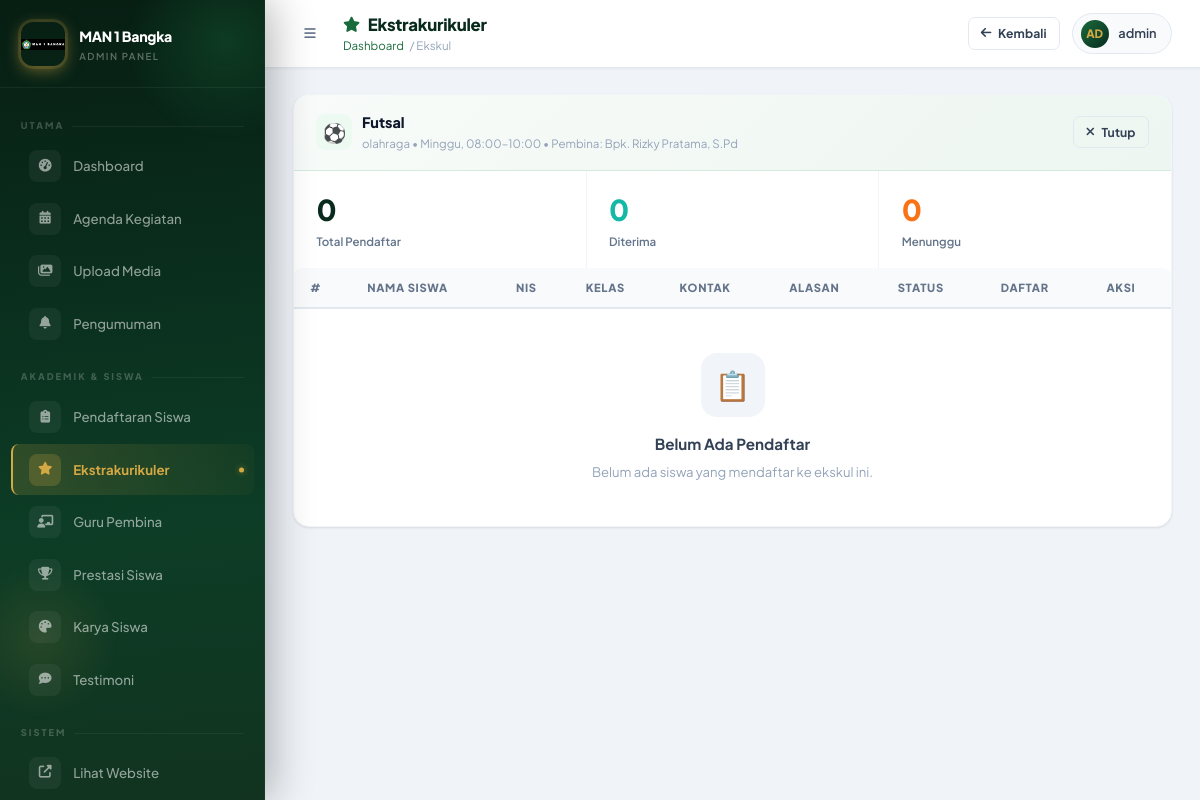
Before: /admin/ekskul.php?view=7 (signed in) with the older database file.
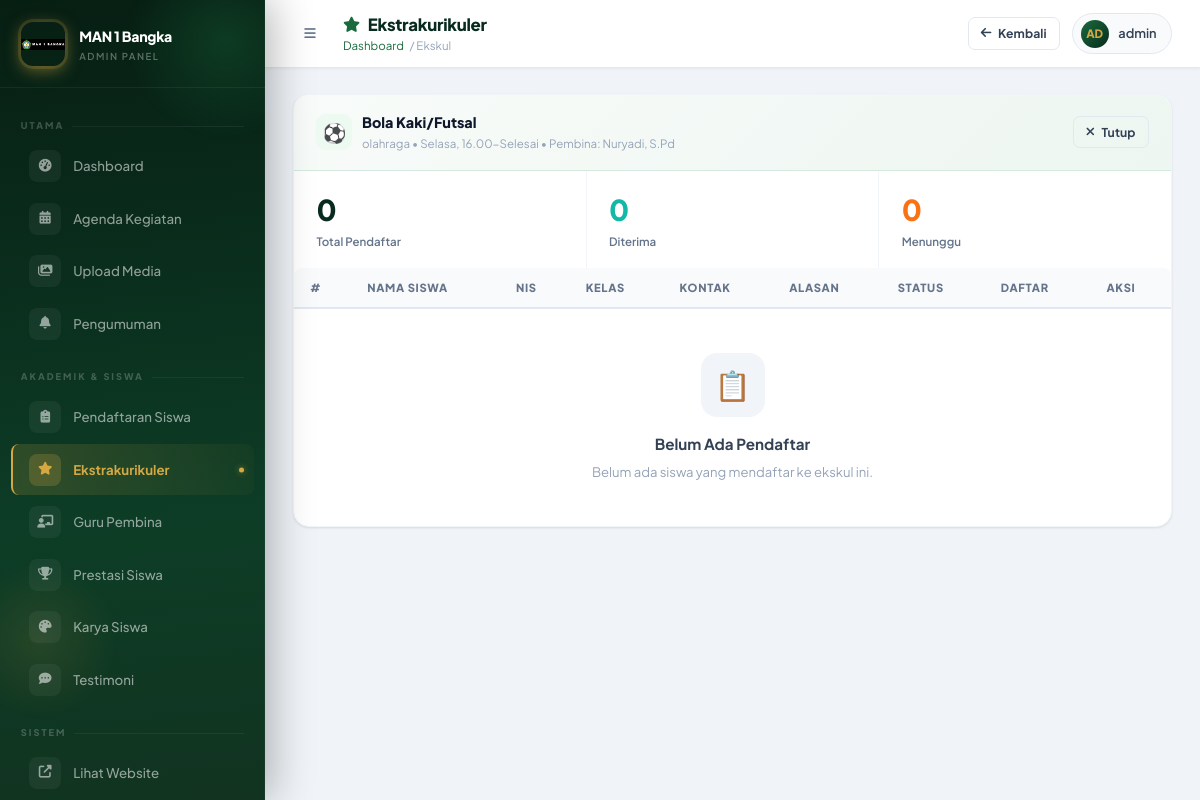
After: the same page with the newer database file.
### tables this page shows
CREATE TABLE `ekstrakurikuler` (
  `id` int NOT NULL,
  `nama` varchar(255) NOT NULL,
  `deskripsi` text,
  `kategori` enum('olahraga','seni','akademik','keagamaan','teknologi','lainnya') DEFAULT 'lainnya',
  `jadwal` varchar(255) DEFAULT NULL,
  `tempat` varchar(255) DEFAULT NULL,
  `pembina_id` int DEFAULT NULL,
  `kuota` int DEFAULT NULL,
  `created_at` timestamp NULL DEFAULT CURRENT_TIMESTAMP
);

CREATE TABLE `kontak_pembina` (
  `id` int NOT NULL,
  `nama` varchar(255) NOT NULL,
  `jabatan` varchar(100) DEFAULT NULL,
  `email` varchar(100) DEFAULT NULL,
  `no_hp` varchar(20) DEFAULT NULL,
  `bidang` varchar(255) DEFAULT NULL,
  `foto` varchar(255) DEFAULT NULL,
  `created_at` timestamp NULL DEFAULT CURRENT_TIMESTAMP
);

### admin/ekskul.php (the view, shortened to what the changed rows need)
<?php
require '../php/config.php'; ?>
<?php
$viewEkskul = null;
$pendaftar = [];
if (isset($_GET['view'])) {
  $s = $pdo->prepare("SELECT e.*,k.nama as nama_pembina FROM ekstrakurikuler e LEFT JOIN kontak_pembina k ON e.pembina_id=k.id WHERE e.id=?");
  $s->execute([(int)$_GET['view']]);
  $viewEkskul = $s->fetch(PDO::FETCH_ASSOC);
  if ($viewEkskul) {
    $pendaftar = $pdo->prepare("SELECT * FROM pendaftaran_ekskul WHERE ekstrakurikuler_id=? ORDER BY created_at DESC");
    $pendaftar->execute([(int)$_GET['view']]);
    $pendaftar = $pendaftar->fetchAll(PDO::FETCH_ASSOC);
  }
}
$catIcon = ['olahraga' => '⚽', 'seni' => '🎨', 'akademik' => '📚', 'keagamaan' => '🕌', 'teknologi' => '💻', 'lainnya' => '🌟'];
?>
<!DOCTYPE html>
<html lang="id">
<head>
  <link rel="stylesheet" href="https://cdnjs.cloudflare.com/ajax/libs/font-awesome/6.4.0/css/all.min.css" />
  <link rel="stylesheet" href="assets/admin.css" />
</head>
<body>
  <main class="admin-main">
    <div class="page-content">
      <?php if ($viewEkskul): ?>
        <div class="admin-card anim-fade-up">
          <div class="card-header">
            <div class="card-header-left">
              <div class="card-header-icon" style="font-size:1.2rem;background:var(--primary-light);">
                <?= $catIcon[$viewEkskul['kategori']] ?? '⭐' ?>
              </div>
              <div>
                <div class="card-header-title"><?= htmlspecialchars($viewEkskul['nama']) ?></div>
                <div class="card-header-sub">
                  <?= htmlspecialchars($viewEkskul['kategori']) ?>
                  <?php if ($viewEkskul['jadwal']): ?>&bull; <?= htmlspecialchars($viewEkskul['jadwal']) ?><?php endif; ?>
                  <?php if ($viewEkskul['nama_pembina']): ?>&bull; Pembina: <?= htmlspecialchars($viewEkskul['nama_pembina']) ?><?php endif; ?>
                </div>
              </div>
            </div>
            <a href="ekskul.php" class="btn btn-outline btn-sm"><i class="fas fa-times"></i> Tutup</a>
          </div>
          <div style="display:grid;grid-template-columns:repeat(3,1fr);gap:1px;background:var(--gray-100);">
            <?php
            $total = count($pendaftar);
            $diterima = count(array_filter($pendaftar, fn($p) => $p['status'] === 'diterima'));
            $menunggu = count(array_filter($pendaftar, fn($p) => $p['status'] === 'menunggu'));
            foreach (
              [
                ['label' => 'Total Pendaftar', 'val' => $total, 'color' => 'var(--primary)', 'bg' => 'var(--primary-light)'],
                ['label' => 'Diterima', 'val' => $diterima, 'color' => 'var(--teal)', 'bg' => 'var(--teal-bg)'],
                ['label' => 'Menunggu', 'val' => $menunggu, 'color' => 'var(--orange)', 'bg' => 'var(--orange-bg)'],
              ] as $s
            ): ?>
              <div style="padding:1.1rem 1.4rem;background:var(--white);">
                <div style="font-size:1.8rem;font-weight:800;color:<?= $s['color'] ?>;"><?= $s['val'] ?></div>
                <div style="font-size:.72rem;font-weight:600;color:var(--gray-500);margin-top:.1rem;"><?= $s['label'] ?></div>
              </div>
            <?php endforeach; ?>
          </div>
          <div class="table-wrap">
            <table class="admin-table">
              <thead>
                <tr>
                  <th>#</th>
                  <th>Nama Siswa</th>
                  <th>NIS</th>
                  <th>Kelas</th>
                  <th>Kontak</th>
                  <th>Alasan</th>
                  <th>Status</th>
                  <th>Daftar</th>
                  <th>Aksi</th>
                </tr>
              </thead>
              <tbody>
                <?php if ($pendaftar): $no = 0;
                  foreach ($pendaftar as $p): $no++; ?>
                    <tr>
                      <td style="color:var(--gray-400);font-size:.75rem;"><?= $no ?></td>
                      <td>
                        <div style="font-weight:700;"><?= htmlspecialchars($p['nama_siswa']) ?></div>
                      </td>
                      <td style="font-family:monospace;font-size:.78rem;"><?= htmlspecialchars($p['nis']) ?></td>
                      <td><?= htmlspecialchars($p['kelas']) ?></td>
                      <td style="font-size:.75rem;">
                        <?php if ($p['no_hp']): ?><div><i class="fas fa-phone" style="width:12px;color:var(--gray-400);"></i> <?= htmlspecialchars($p['no_hp']) ?></div><?php endif; ?>
                        <?php if ($p['email']): ?><div><i class="fas fa-envelope" style="width:12px;color:var(--gray-400);"></i> <?= htmlspecialchars($p['email']) ?></div><?php endif; ?>
                      </td>
                      <td style="max-width:160px;">
                        <?php if ($p['alasan']): ?>
                          <div style="font-size:.75rem;color:var(--gray-600);overflow:hidden;display:-webkit-box;-webkit-line-clamp:2;-webkit-box-orient:vertical;"><?= htmlspecialchars($p['alasan']) ?></div>
                        <?php else: ?><span style="color:var(--gray-300);font-size:.75rem;">—</span><?php endif; ?>
                      </td>
                      <td>
                        <form method="POST" style="display:inline;" autocomplete="off">
              <?= csrfField() ?>
                          <input type="hidden" name="action" value="update_pendaftar" />
                          <input type="hidden" name="pendaftar_id" value="<?= $p['id'] ?>" />
                          <input type="hidden" name="view" value="<?= (int)$_GET['view'] ?>" />
                          <select name="status" onchange="this.form.submit()" style="width:auto;font-size:.75rem;padding:.3rem .5rem;font-weight:600;border-radius:6px;cursor:pointer;" class="status-<?= htmlspecialchars($p['status']) ?>">
                            <option value="menunggu" <?= $p['status'] === 'menunggu' ? 'selected' : '' ?>>⏳ Menunggu</option>
                            <option value="diterima" <?= $p['status'] === 'diterima' ? 'selected' : '' ?>>✅ Diterima</option>
                            <option value="ditolak" <?= $p['status'] === 'ditolak' ? 'selected' : '' ?>>❌ Ditolak</option>
                          </select>
                        </form>
                      </td>
                      <td style="font-size:.72rem;color:var(--gray-400);"><?= date('d/m/y', strtotime($p['created_at'])) ?></td>
                      <td>
                        <form method="POST" style="display:inline;" onsubmit="return confirm('Hapus pendaftar ini?')" autocomplete="off">
              <?= csrfField() ?>
                          <input type="hidden" name="action" value="hapus_pendaftar" />
                          <input type="hidden" name="pendaftar_id" value="<?= $p['id'] ?>" />
                          <button type="submit" class="btn btn-ghost btn-icon btn-xs" style="color:var(--red);"><i class="fas fa-trash"></i></button>
                        </form>
                      </td>
                    </tr>
                  <?php endforeach;
                else: ?>
                  <tr>
                    <td colspan="9">
                      <div class="empty-state" style="padding:2rem;">
                        <div class="empty-state-icon">📋</div>
                        <h4>Belum Ada Pendaftar</h4>
                        <p>Belum ada siswa yang mendaftar ke ekskul ini.</p>
                      </div>
                    </td>
                  </tr>
                <?php endif; ?>
              </tbody>
            </table>
          </div>
        </div>
      <?php endif; ?>
    </div>
  </main>
</body>
</html>

Changed rows visible on the page:
changed ekstrakurikuler "olahraga": nama "Futsal" → "Bola Kaki/Futsal"; jadwal "Minggu, 08:00–10:00" → "Selasa, 16.00-Selesai"; pembina.nama "Bpk. Rizky Pratama, S.Pd" → "Nuryadi, S.Pd"
